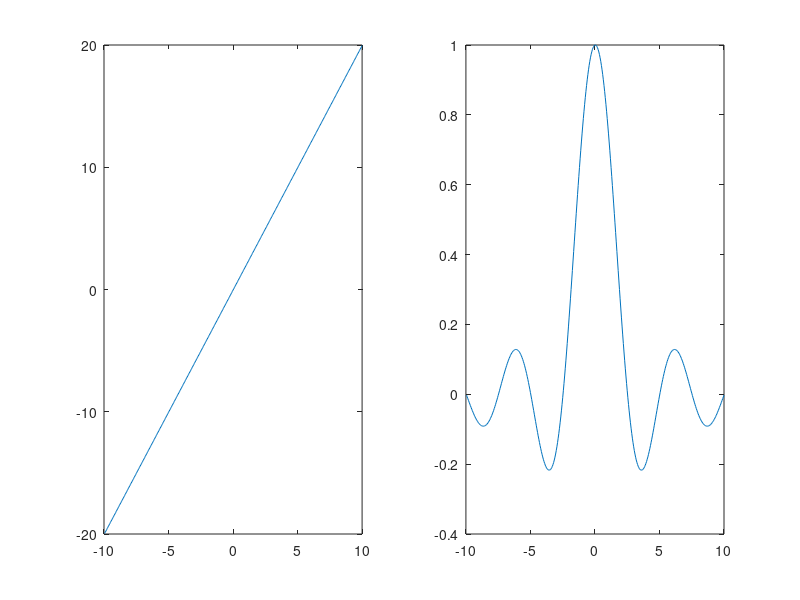

Here is the MATLAB script that generated this plot:
% signal loss model is sinc(dx*g)
% dx = voxel size (cm)
% g = B0 gradient (Hz/cm)

% synthesize g
x = -10:0.05:10;  % fine grid
dx = x(2)-x(1);
f0 = x.^2;        % field map
g = diff(f0)/dx;  % cycles/cm (Hz/cm)

% plot resulting signal loss in voxel of size dx
dx = 0.2;   % voxel size (cm)
subplot(121); plot(x(2:end),g);
subplot(122); plot(x(2:end), sinc(dx*g))
